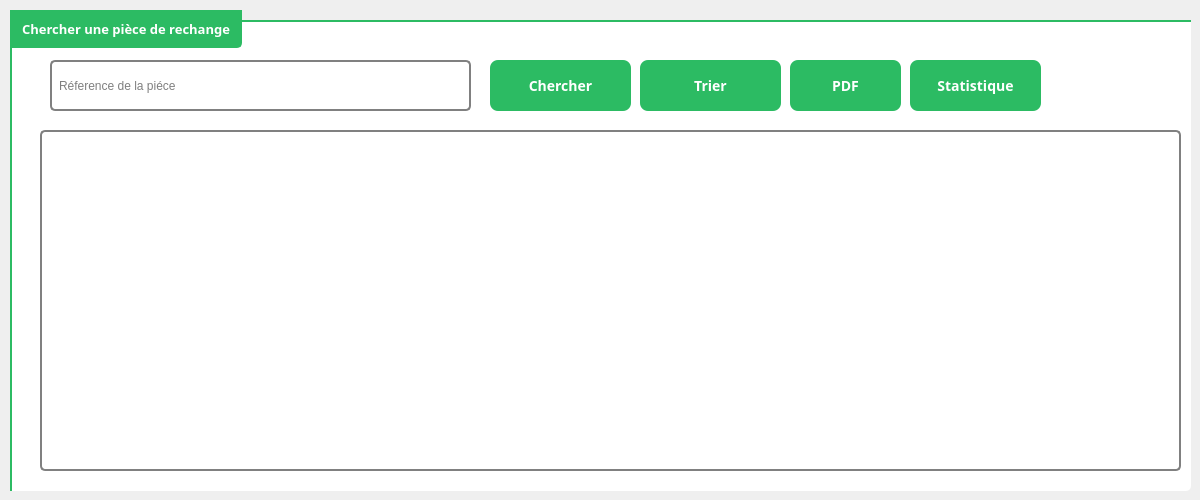
    <widget class="QWidget" name="tab_2">
     <attribute name="title">
      <string>Liste des piéces</string>
     </attribute>
     <widget class="QGroupBox" name="groupBox_3">
      <property name="geometry">
       <rect>
        <x>10</x>
        <y>10</y>
        <width>1181</width>
        <height>481</height>
       </rect>
      </property>
      <property name="font">
       <font>
        <family>Poppins</family>
        <pointsize>10</pointsize>
        <weight>75</weight>
        <bold>true</bold>
       </font>
      </property>
      <property name="styleSheet">
       <string notr="true">QGroupBox {
  border: none;
  margin-top: 10px;
  border-left: 2px solid #2CBB63; /* Green left border */
  border-top: 2px solid #2CBB63; /* Green top border */
  border-bottom-right-radius: 5px; /* Rounded bottom-right corner */
background-color:white;
}

QGroupBox::title {
  subcontrol-origin: margin;
  subcontrol-position: top left;
  padding: 8px;
  color: white;
  font-size: 20px; /* Increased font size */
  font-weight: bold;
  min-width: 120px;
  qproperty-drawBase: 0;
  background-color: #2CBB63;
  border-bottom: 2px solid #2CBB63; /* Green bottom border */
  border-top: 2px solid #2CBB63; /* Green top border */
  border-left: 2px solid #2CBB63; /* Green left border */
  border-right: 2px solid #2CBB63; /* Green right border */
  border-bottom-right-radius: 5px; /* Rounded bottom-right corner */
}</string>
      </property>
      <property name="title">
       <string>Chercher une pièce de rechange</string>
      </property>
      <widget class="QPushButton" name="pushButton_Chercher_3">
       <property name="geometry">
        <rect>
         <x>480</x>
         <y>50</y>
         <width>141</width>
         <height>51</height>
        </rect>
       </property>
       <property name="font">
        <font>
         <family>Poppins</family>
         <pointsize>-1</pointsize>
         <weight>75</weight>
         <bold>true</bold>
        </font>
       </property>
       <property name="styleSheet">
        <string notr="true">QPushButton {
  border: none;
  border-radius: 8px;
  padding: 10px 20px;
  background-color: #2CBB63; /* Green color */
  color: white;
  font-size: 14px;
  font-weight: bold;
  text-transform: uppercase;
  transition: background-color 0.3s ease;
}

QPushButton:hover {
  background-color: #7AE59A; /* Lighter green color on hover */
}

QPushButton:pressed {
  background-color: #A2EFB6; /* Lighter green color when pressed */
  border: 5px solid #2CBB63; /* Green contour */
}

QPushButton:focus {
  outline: none;
  box-shadow: 0 0 0 3px rgba(0, 102, 204, 0.4);
}</string>
       </property>
       <property name="text">
        <string>Chercher</string>
       </property>
      </widget>
      <widget class="QLineEdit" name="lineEdit_Reference_3">
       <property name="geometry">
        <rect>
         <x>40</x>
         <y>50</y>
         <width>421</width>
         <height>51</height>
        </rect>
       </property>
       <property name="styleSheet">
        <string notr="true">QLineEdit {
  padding: 5px;
  border: 2px solid #808080; /* Grey border */
  border-radius: 5px; /* Rounded corners */
  background-color: white; /* White background */
  color: black; /* Black text color */
}

QLineEdit:hover {
  border-color: #2CBB63; /* Green border color on hover */
}

QLineEdit:focus {
  border-color: #2CBB63; /* Green border color on focus */
  outline: none; /* Remove focus outline */
}</string>
       </property>
       <property name="placeholderText">
        <string>Réference de la piéce</string>
       </property>
      </widget>
      <widget class="QTableView" name="TableViewPieceRecherche">
       <property name="geometry">
        <rect>
         <x>30</x>
         <y>120</y>
         <width>1141</width>
         <height>341</height>
        </rect>
       </property>
       <property name="styleSheet">
        <string notr="true">QTableView {
  padding: 5px;
  border: 2px solid #808080; /* Bordure grise */
  border-radius: 5px; /* Coins arrondis */
  background-color: white; /* Arrière-plan blanc */
  color: black; /* Couleur du texte noire */
}

QTableView:hover {
  border-color: #2CBB63; /* Couleur de la bordure verte au survol */
}

QTableView:focus {
  border-color: #2CBB63; /* Couleur de la bordure verte au focus */
  outline: none; /* Supprimer la mise en évidence lors du focus */
}</string>
       </property>
      </widget>
      <widget class="QPushButton" name="pushButton_Trier">
       <property name="geometry">
        <rect>
         <x>630</x>
         <y>50</y>
         <width>141</width>
         <height>51</height>
        </rect>
       </property>
       <property name="font">
        <font>
         <family>Poppins</family>
         <pointsize>-1</pointsize>
         <weight>75</weight>
         <bold>true</bold>
        </font>
       </property>
       <property name="styleSheet">
        <string notr="true">QPushButton {
  border: none;
  border-radius: 8px;
  padding: 10px 20px;
  background-color: #2CBB63; /* Green color */
  color: white;
  font-size: 14px;
  font-weight: bold;
  text-transform: uppercase;
  transition: background-color 0.3s ease;
}

QPushButton:hover {
  background-color: #7AE59A; /* Lighter green color on hover */
}

QPushButton:pressed {
  background-color: #A2EFB6; /* Lighter green color when pressed */
  border: 5px solid #2CBB63; /* Green contour */
}

QPushButton:focus {
  outline: none;
  box-shadow: 0 0 0 3px rgba(0, 102, 204, 0.4);
}</string>
       </property>
       <property name="text">
        <string>Trier</string>
       </property>
      </widget>
      <widget class="QPushButton" name="pushButton_PDF">
       <property name="geometry">
        <rect>
         <x>780</x>
         <y>50</y>
         <width>111</width>
         <height>51</height>
        </rect>
       </property>
       <property name="font">
        <font>
         <family>Poppins</family>
         <pointsize>-1</pointsize>
         <weight>75</weight>
         <bold>true</bold>
        </font>
       </property>
       <property name="styleSheet">
        <string notr="true">QPushButton {
  border: none;
  border-radius: 8px;
  padding: 10px 20px;
  background-color: #2CBB63; /* Green color */
  color: white;
  font-size: 14px;
  font-weight: bold;
  text-transform: uppercase;
  transition: background-color 0.3s ease;
}

QPushButton:hover {
  background-color: #7AE59A; /* Lighter green color on hover */
}

QPushButton:pressed {
  background-color: #A2EFB6; /* Lighter green color when pressed */
  border: 5px solid #2CBB63; /* Green contour */
}

QPushButton:focus {
  outline: none;
  box-shadow: 0 0 0 3px rgba(0, 102, 204, 0.4);
}</string>
       </property>
       <property name="text">
        <string>PDF</string>
       </property>
      </widget>
      <widget class="QPushButton" name="pushButton_statistiques">
       <property name="geometry">
        <rect>
         <x>900</x>
         <y>50</y>
         <width>131</width>
         <height>51</height>
        </rect>
       </property>
       <property name="font">
        <font>
         <family>Poppins</family>
         <pointsize>-1</pointsize>
         <weight>75</weight>
         <bold>true</bold>
        </font>
       </property>
       <property name="styleSheet">
        <string notr="true">QPushButton {
  border: none;
  border-radius: 8px;
  padding: 10px 20px;
  background-color: #2CBB63; /* Green color */
  color: white;
  font-size: 14px;
  font-weight: bold;
  text-transform: uppercase;
  transition: background-color 0.3s ease;
}

QPushButton:hover {
  background-color: #7AE59A; /* Lighter green color on hover */
}

QPushButton:pressed {
  background-color: #A2EFB6; /* Lighter green color when pressed */
  border: 5px solid #2CBB63; /* Green contour */
}

QPushButton:focus {
  outline: none;
  box-shadow: 0 0 0 3px rgba(0, 102, 204, 0.4);
}</string>
       </property>
       <property name="text">
        <string>Statistique</string>
       </property>
      </widget>
     </widget>
    </widget>
